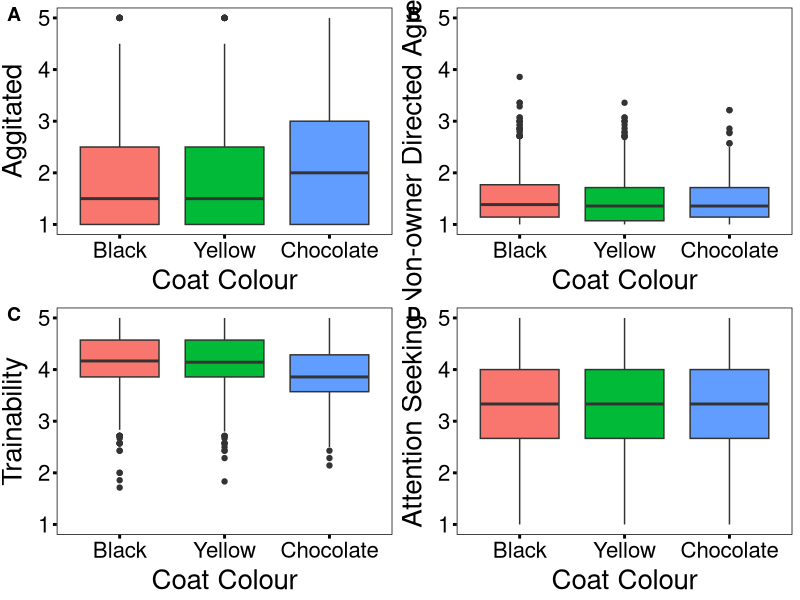
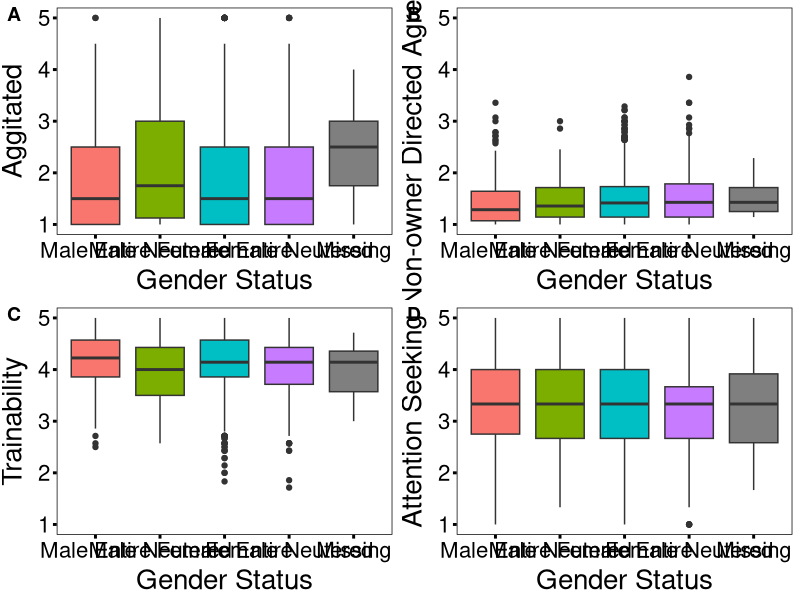
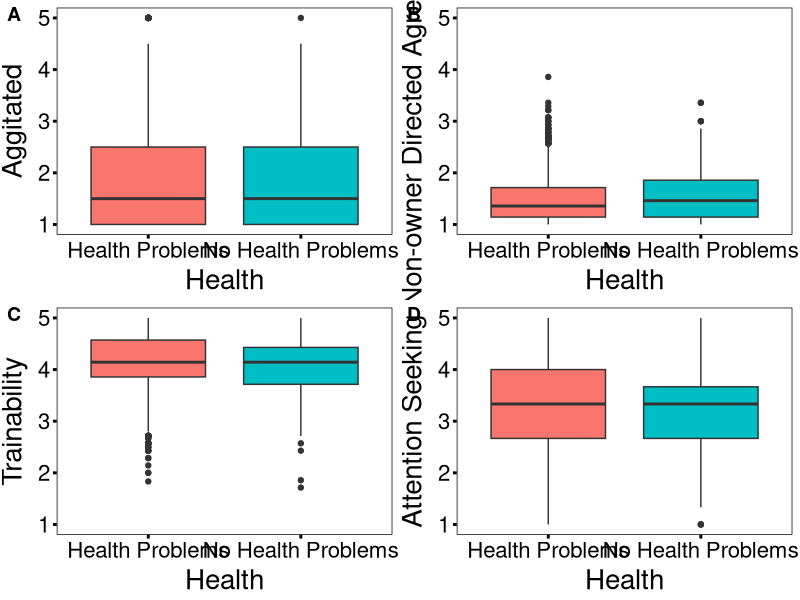

Reproduce these figures in R, in order.
## ---- chunk 1
library(tidyverse) #loading tidyverse 
library(cowplot) #loading cowplot
 
dat <- read.csv("./traits.csv") #loading our data 
summary(dat)
## ---- chunk 2
dat <- dat %>% select(Coat_colour, Gender_status, Health, Agitated, NO_Agg, Train, AttenSeek)
summary(dat) #selecting our data columns 
str(dat) #checking the structure of our data 
dat$Coat_colour <- as.factor(dat$Coat_colour) #changing coat colour to a factor
dat$Gender_status <- as.factor(dat$Gender_status) #changing gender status to a factor
dat$Health <- as.factor(dat$Health) #changing health status to a factor 
## ---- chunk 3
#adding a theme to make our plots look publication worthy
mytheme <- theme(
  axis.ticks = element_line(size=1, colour="black"),
  axis.text.x = element_text(size=16, colour="black"),
  axis.text.y = element_text(size=16,, colour="black"),
  axis.title.x = element_text(size=20, colour="black", vjust=0.5),
  axis.title.y = element_text(size=20, colour="black", vjust=+2),
  panel.background = element_rect(fill="white", colour="black"),
  panel.border = element_blank(),
  panel.grid.major = element_blank(),
  panel.grid.minor = element_blank()
)

#Coat Colour plots against our predictor variables 
CAgg <- ggplot(data = dat) +
  geom_boxplot(aes(x = Coat_colour, y = Agitated, fill = Coat_colour)) +
  xlab("Coat Colour") +
  ylab("Aggitated") +
  theme(legend.position = "none") +
  scale_y_continuous(limits = c(1,5), breaks = seq(1,5,1)) +
  scale_x_discrete(labels = c("Black","Yellow","Chocolate")) +
  mytheme

CNO <- ggplot(data = dat) +
  geom_boxplot(aes(x = Coat_colour, y = NO_Agg, fill = Coat_colour)) +
  xlab("Coat Colour") + 
  ylab("Non-owner Directed Agression") +
  theme(legend.position = "none") +
  scale_y_continuous(limits = c(1,5), breaks = seq(1,5,1)) +
  scale_x_discrete(labels = c("Black","Yellow","Chocolate")) +
  mytheme

CT <- ggplot(data = dat) +
  geom_boxplot(aes(x = Coat_colour, y = Train, fill = Coat_colour)) +
  xlab("Coat Colour") +
  ylab("Trainability") +
  theme(legend.position = "none") +
  scale_y_continuous(limits = c(1,5), breaks = seq(1,5,1)) +
  scale_x_discrete(labels = c("Black","Yellow","Chocolate")) +
  mytheme

CAtt <- ggplot(data = dat) +
  geom_boxplot(aes(x = Coat_colour, y = AttenSeek, fill = Coat_colour)) +
  xlab("Coat Colour") +
  ylab("Attention Seeking") +
  theme(legend.position = "none") +
  scale_y_continuous(limits = c(1,5), breaks = seq(1,5,1)) +
  scale_x_discrete(labels = c("Black","Yellow","Chocolate")) +
  mytheme

pdf(file = "./Question_3_Figures/Coat_Colour.pdf", height = 10, width = 10)
(CColour <- plot_grid(CAgg, CNO, CT, CAtt, labels = "AUTO")) #creating a 4 plot graph
dev.off()
## ---- chunk 4
#Gender status plots against our predictor variables 
GAgg <- ggplot(data = dat) +
  geom_boxplot(aes(x = Gender_status, y = Agitated, fill = Gender_status)) +
  xlab("Gender Status") +
  ylab("Aggitated") +
  theme(legend.position = "none") +
  scale_y_continuous(limits = c(1,5), breaks = seq(1,5,1)) +
  scale_x_discrete(labels = c("Male Entire","Male Neutered",
          "Female Entire", "Female Neutered", "Missing")) +
  mytheme

GNO <- ggplot(data = dat) +
  geom_boxplot(aes(x = Gender_status, y = NO_Agg, fill = Gender_status)) +
  xlab("Gender Status") + 
  ylab("Non-owner Directed Agression") +
  theme(legend.position = "none") +
  scale_y_continuous(limits = c(1,5), breaks = seq(1,5,1)) +
  scale_x_discrete(labels = c("Male Entire","Male Neutered",
          "Female Entire", "Female Neutered", "Missing")) +
  mytheme

GT <- ggplot(data = dat) +
  geom_boxplot(aes(x = Gender_status, y = Train, fill = Gender_status)) +
  xlab("Gender Status") +
  ylab("Trainability") +
  theme(legend.position = "none") +
  scale_y_continuous(limits = c(1,5), breaks = seq(1,5,1)) +
  scale_x_discrete(labels = c("Male Entire","Male Neutered",
          "Female Entire", "Female Neutered", "Missing")) +
  mytheme

GAtt <- ggplot(data = dat) +
  geom_boxplot(aes(x = Gender_status, y = AttenSeek, fill = Gender_status)) +
  xlab("Gender Status") +
  ylab("Attention Seeking") +
  theme(legend.position = "none") +
  scale_y_continuous(limits = c(1,5), breaks = seq(1,5,1)) +
  scale_x_discrete(labels = c("Male Entire","Male Neutered",
          "Female Entire", "Female Neutered", "Missing")) +
  mytheme

pdf(file = "./Question_3_Figures/Gender_Status.pdf", height = 10, width = 20)
(GStatus <- plot_grid(GAgg, GNO, GT, GAtt, labels = "AUTO")) #creating a 4 plot graph
dev.off()
## ---- chunk 5
#Health Status plots against our predictor variables 
HAgg <- ggplot(data = dat) +
  geom_boxplot(aes(x = Health, y = Agitated, fill = Health)) +
  xlab("Health") +
  ylab("Aggitated") +
  theme(legend.position = "none") +
  scale_y_continuous(limits = c(1,5), breaks = seq(1,5,1)) +
  scale_x_discrete(labels = c("Health Problems", "No Health Problems")) +
  mytheme

HNO <- ggplot(data = dat) +
  geom_boxplot(aes(x = Health, y = NO_Agg, fill = Health)) +
  xlab("Health") + 
  ylab("Non-owner Directed Agression") +
  theme(legend.position = "none") +
  scale_y_continuous(limits = c(1,5), breaks = seq(1,5,1)) +
  scale_x_discrete(labels = c("Health Problems", "No Health Problems")) +
  mytheme

HT <- ggplot(data = dat) +
  geom_boxplot(aes(x = Health, y = Train, fill = Health)) +
  xlab("Health") +
  ylab("Trainability") +
  theme(legend.position = "none") +
  scale_y_continuous(limits = c(1,5), breaks = seq(1,5,1)) +
  scale_x_discrete(labels = c("Health Problems", "No Health Problems")) +
  mytheme

HAtt <- ggplot(data = dat) +
  geom_boxplot(aes(x = Health, y = AttenSeek, fill = Health)) +
  xlab("Health") +
  ylab("Attention Seeking") +
  theme(legend.position = "none") +
  scale_y_continuous(limits = c(1,5), breaks = seq(1,5,1)) +
  scale_x_discrete(labels = c("Health Problems", "No Health Problems")) +
  mytheme

pdf(file = "./Question_3_Figures/Health_Status.pdf", height = 10, width = 10)
(HStatus <- plot_grid(HAgg, HNO, HT, HAtt, labels = "AUTO")) #creating a 4 plot graph 
dev.off()
## ---- chunk 6
npred <- names(dat)[1:3] #creating a vector of column names 

#Agitated vectors for results and TukeyHSD
resultsAgitated <- rep(NA, length(npred))
TukeyAgitated <- rep(NA, length(npred))

#Agression vectors for results and TukeyHSD
resultsAgg <- rep(NA, length(npred))
TukeyAgg <- rep(NA, length(npred))

#Trainability vectors for results and TukeyHSD
resultsTrain <- rep(NA, length(npred))
TukeyTrain <- rep(NA, length(npred))

#Attention Seeking vectors for results and TukeyHSD
resultsAtt <- rep(NA, length(npred))
TukeyAtt <- rep(NA, length(npred))



for(i in 1:length(npred)){
  myformulaAgitated <- paste('Agitated~', npred[i]) #creating a formula for our anova test 
  modAgitated <- aov(as.formula(myformulaAgitated), data = dat) #applying our anova test 
  resultsAgitated[i] <- summary(aov(modAgitated)) #outputting our results 
  TukeyAgitated[i] <- TukeyHSD(modAgitated) #outputting TukeyHSD 
  
  myformulaAgg <- paste('NO_Agg~', npred[i]) #creating a formula for our anova test
  modAgg <- aov(as.formula(myformulaAgg), data = dat) #applying our anova test
  resultsAgg[i] <- summary(aov(modAgg)) #outputting our results 
  TukeyAgg[i] <- TukeyHSD(modAgg) #outputting TukeyHSD

  
  myformulaTrain <- paste('Train~', npred[i]) #creating a formula for our anova test
  modTrain <- aov(as.formula(myformulaTrain), data = dat) #applying our anova test 
  resultsTrain[i] <- summary(aov(modTrain)) #outputting results 
  TukeyTrain[i] <- TukeyHSD(modTrain) #outputting TukeyHSD
  
  myformulaAtt <- paste('AttenSeek~', npred[i]) #creating a formula for our anova test 
  modAtt <- aov(as.formula(myformulaAtt), data = dat) #applying our anova test 
  resultsAtt[i] <- summary(aov(modAtt)) #outputting results 
  TukeyAtt[i] <- TukeyHSD(modAtt) #outputting TukeyHSD
}

print(resultsAgitated)
print(TukeyAgitated)
print(resultsAgg)
print(TukeyAgg)
print(resultsTrain)
print(TukeyTrain)
print(resultsAtt)
print(TukeyAtt)
